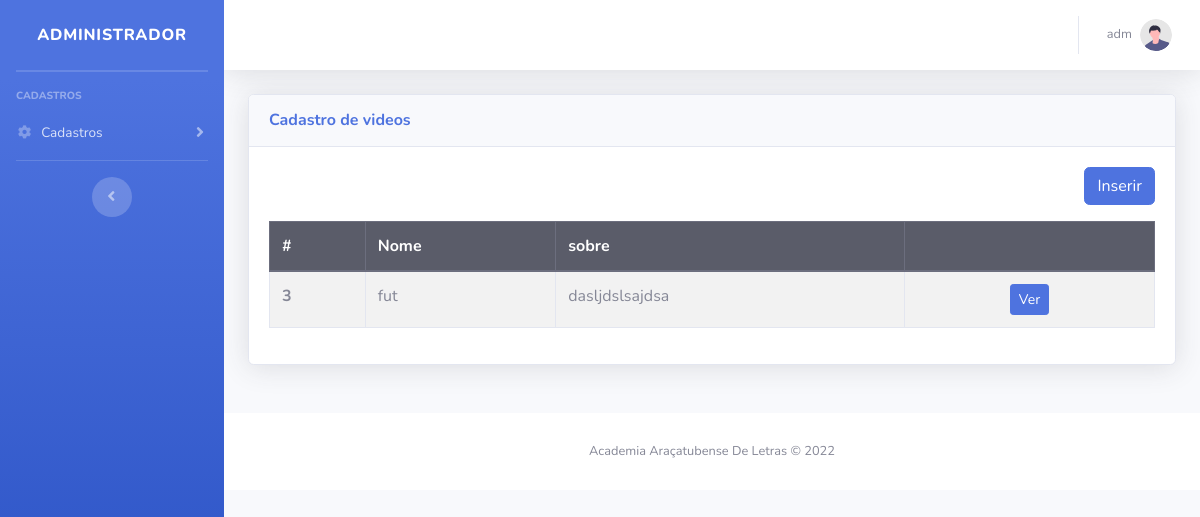
Page /modulos/videos/videos.php (signed in) on the earlier database version.
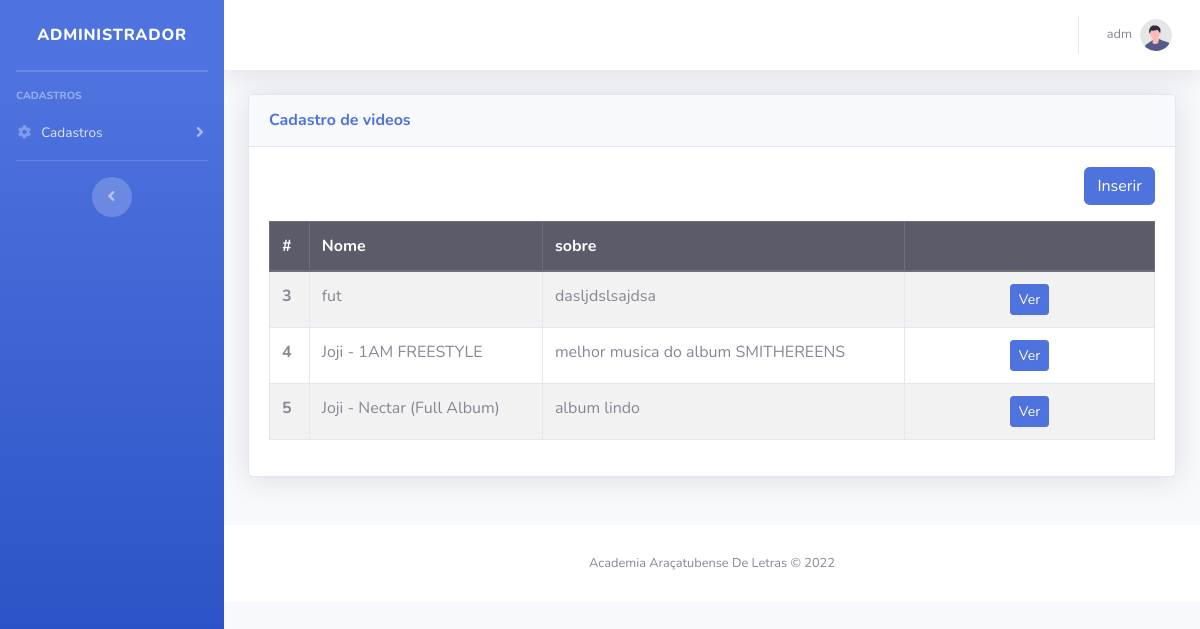
Same page on the later database version.
### tables this page shows
CREATE TABLE `videos` (
  `id` int(11) NOT NULL,
  `nome` varchar(200) NOT NULL,
  `sobre` text NOT NULL,
  `link` varchar(500) NOT NULL
);

### modulos/videos/videos.php (the view, shortened to what this page needs)
<!DOCTYPE html>
<html lang="pt-br">
<?php include_once path('template/head.php'); ?>
<body id="page-top">
    <div id="wrapper">
        <?php include_once path('template/sidebar.php'); ?>
        <div id="content-wrapper" class="d-flex flex-column">
            <div id="content">
                <?php include_once path('template/navbar.php'); ?>
                <div class="container-fluid">
                    <div class="row">
                        <div class="col-12 mb-4">
                            <div class="card shadow mb-4">
                                <div class="card-header py-3">
                                    <h6 class="m-0 font-weight-bold text-primary">Cadastro de videos</h6>
                                </div>
                                <div class="card-body">
                                    <div class="text-right mb-3">
                                        <a class="btn btn-primary" href="inserir.php">Inserir</a>
                                    </div>
                                    <table class="table table-bordered table-striped">
                                        <thead>
                                            <tr class="thead-dark">
                                                <th>#</th>
                                                <th>Nome</th>
                                                <th>sobre</th>
                                                <th></th>
                                            </tr>
                                        </thead>
                                        <tbody>
                                            <?php
                                            $pdo = Banco::conectar();
                                            $sql = 'SELECT * FROM  videos';
                                            foreach ($pdo->query($sql) as $row) { ?>
                                                <tr>
                                                    <th scope="row"><?= $row['id'] ?></th>
                                                    <td><?= $row['nome'] ?></td>
                                                    <td><?= $row['sobre'] ?></td>
                                                    <td width='250' class="text-center">
                                                        <a class="btn btn-sm btn-primary " href="visualizar.php?id=<?= $row['id'] ?>">Ver</a>
                                                    </td>
                                                </tr>
                                            <?php }
                                            ?>
                                        </tbody>
                                    </table>
                                </div>
                            </div>
                        </div>
                    </div>
                </div>
                <footer class="sticky-footer bg-white">
                    <div class="container my-auto">
                        <div class="copyright text-center my-auto">
                            <span>Academia Araçatubense De Letras &copy; 2022</span>
                        </div>
                    </div>
                </footer>
            </div>
        </div>
</body>
</html>

Differences in the rows shown:
added videos: id "4", nome "Joji - 1AM FREESTYLE", sobre "melhor musica do album SMITHEREENS"
added videos: id "5", nome "Joji - Nectar (Full Album)", sobre "album lindo"
